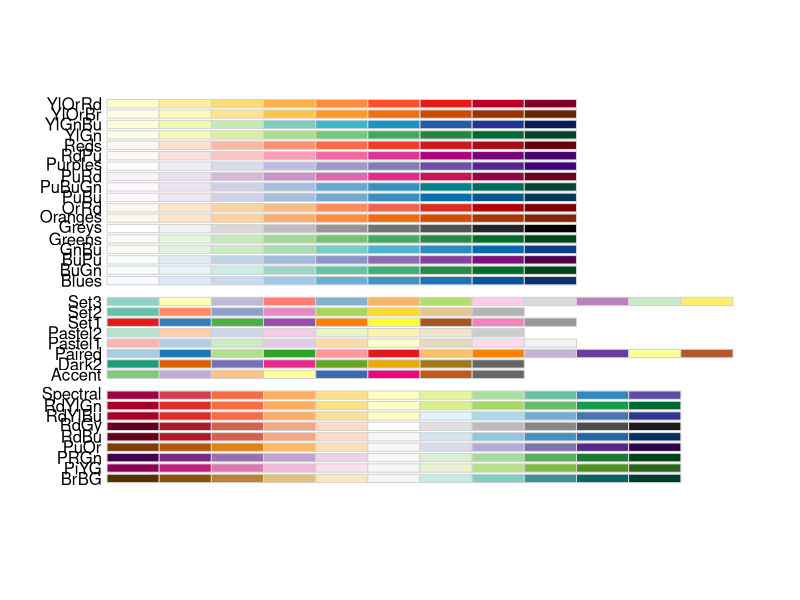
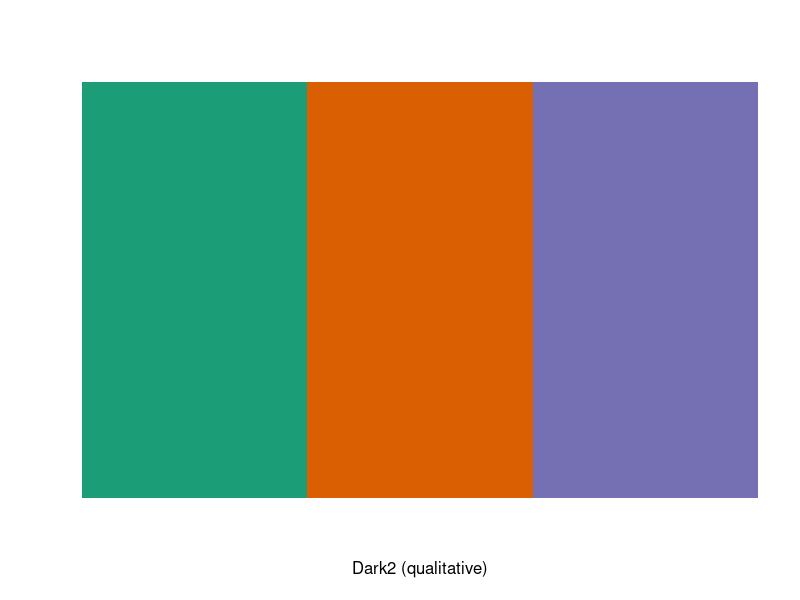
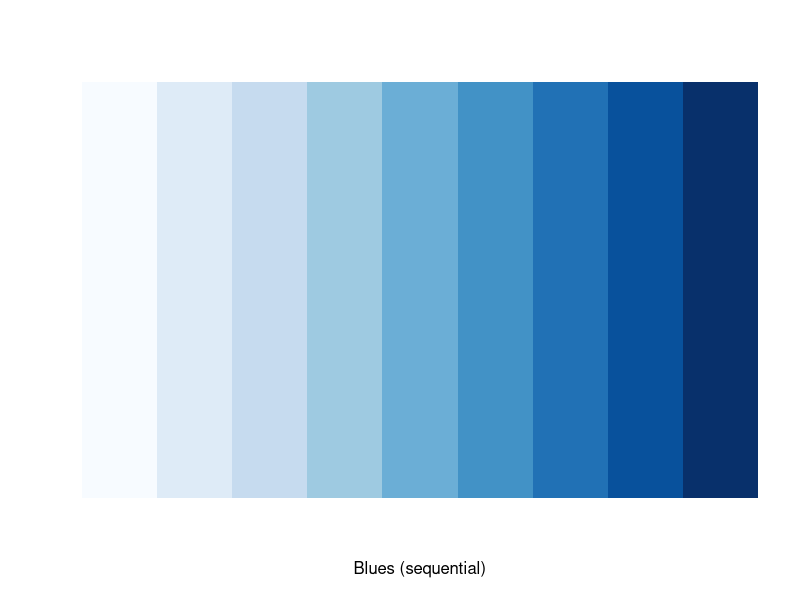
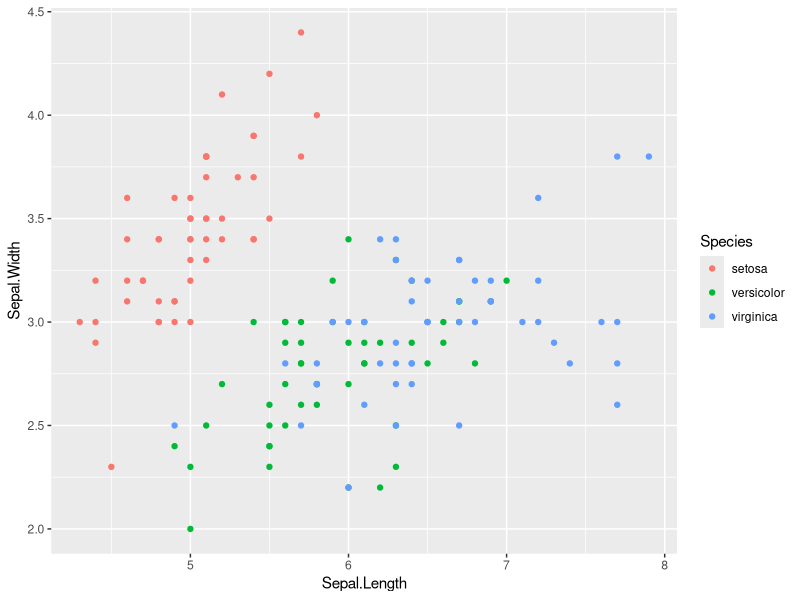
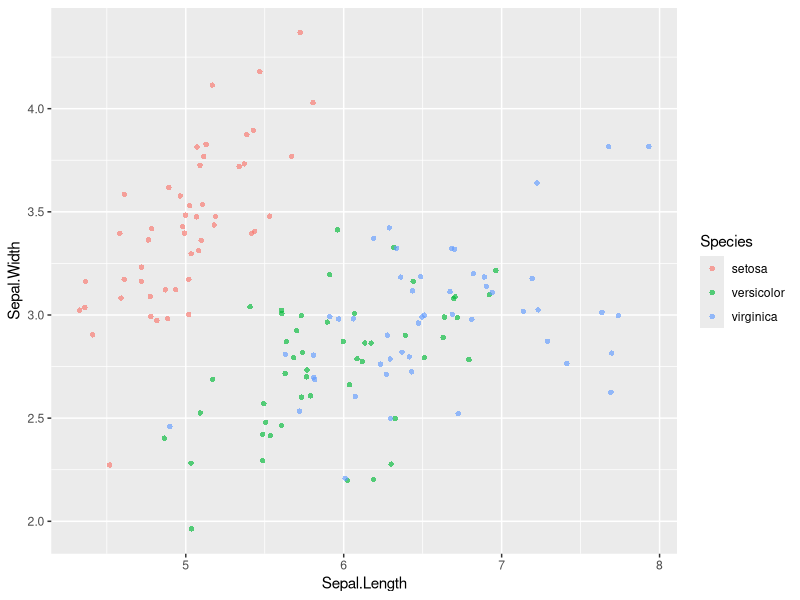
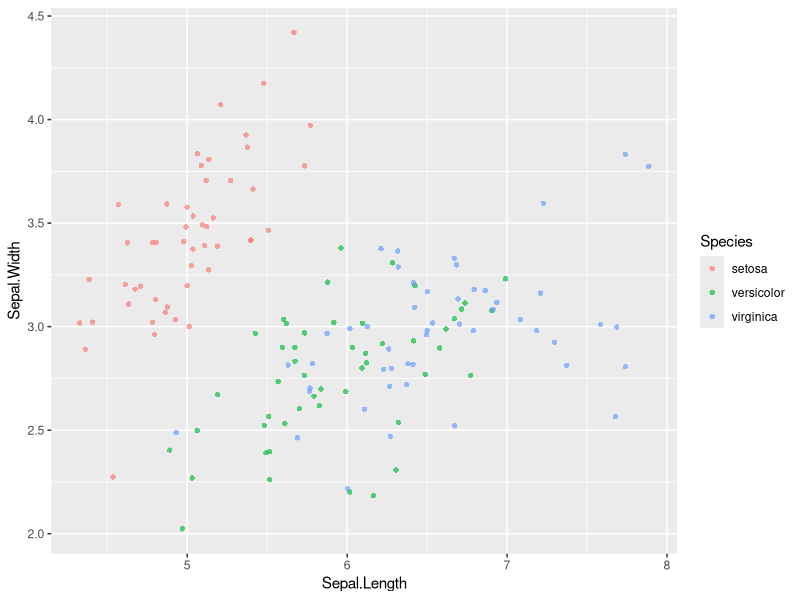
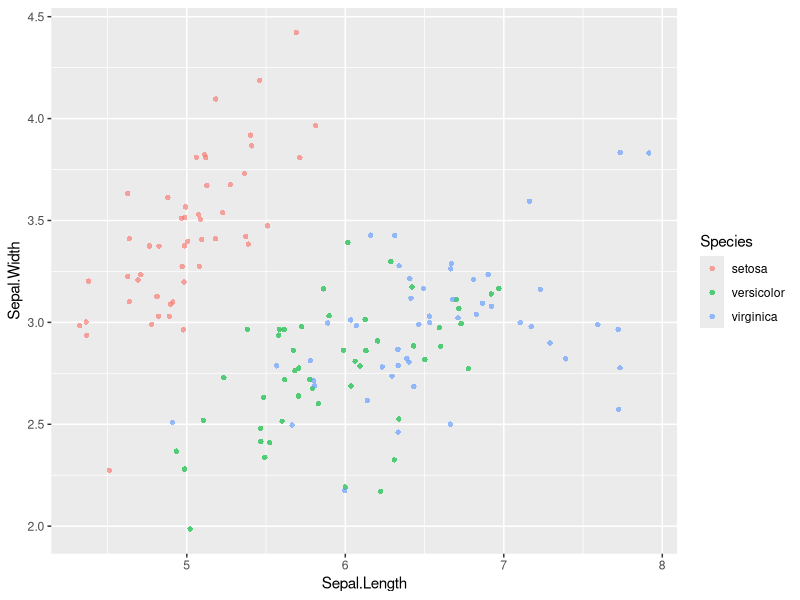
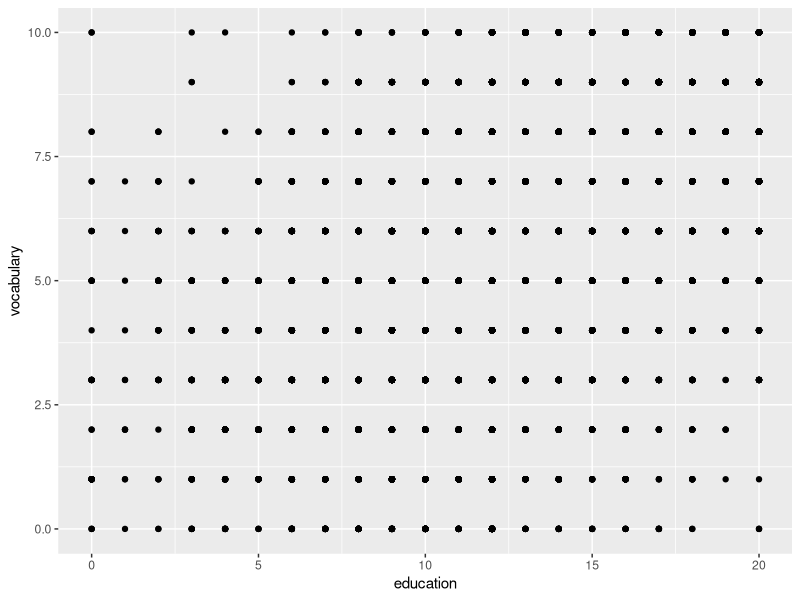

Source code (R) for these figures, in order:
# Coding exercises for Data Visualization
# GSfBS, Köln
# Rick Scavetta
# 27.10.2020
# Notes from the second 2-hour group session

# Using color ----
# Colors can be defined using hex code
myRed <- "#e41a1c" #RRGGBB

# Hexidecimal (base 16): 0-9a-f
# 1-digit: 16 (16^1) 0-9a-f
# 2-digit: 256 (16^2) 00-ff

# Decimal (base 10): 0-9
# 1-digit: 10  (10^1) 0-9
# 2-digit: 100 (10^2) 00-99

# What color is this:
"#000000" # No color - Black
"#FF0000" # Pure red
"#FFFFFF" # All color - White

munsell::plot_hex("#FFFFFF")

# 16 777 216 color combinations
256^3

library(RColorBrewer)
display.brewer.all()
display.brewer.pal(3, "Dark2")

display.brewer.pal(9, "Blues")
brewer.pal(9, "Blues")

# Just get the 4th, 6th and the 8th blue color:
myBlues <- brewer.pal(9, "Blues")[c(4,6,8)]

# Coding challenges:
# Data
iris

# load the package
library(ggplot2)

# 1 - Make base layer (data & aesthetics)
# Sepal Width vs Sepal Length (Y vs X, Y ~ X)
# Colored according to Species
g <- ggplot(iris, aes(x = Sepal.Length, 
                      y = Sepal.Width, 
                      color = Species))


# 2 - Add the geometries layer
# Create basic scatter plot
# This it mostly perfectly fine, but it doesn't 
# guarantee there will be no overplotting, 
# so always consider if it's the right choice.
g + 
  geom_point()

# Causes
# low-precision data
# integer data
# All points on one axis

# Solutions: change alpha in combination with jitter
# Typically use position, here jitter
# 1 - Use the position argument
# Easy, most inflexible
g + 
  geom_point(position = "jitter", alpha = 0.65, shape = 16)

# 2 - Use the geom_jitter()
# Convenient, inflexible but can at least change height and width
g + 
  geom_jitter(alpha = 0.65, shape = 16)

# 3 - Use a position_*() function
# Most flexible and full-featured
posn_j <- position_jitter(seed = 136)
g + 
  geom_point(position = posn_j, alpha = 0.65, shape = 16)

library(car)
str(Vocab)
# vocabulary vs education
p <- ggplot(Vocab, aes(education, vocabulary)) 

# Default
p +
  geom_point()

# alpha, position and 
p +
  geom_point(alpha = 0.25, 
             shape = ".",
             position = posn_j)

# AESTHETIC - MAPPING a variable onto a SCALE (i.e. axis, aes)
# ATTRIBUTE - SETTING how a geometry looks
# ATTR override AES

# Additional exercises ----
# 3 - Add linear models, without background
# 4 - Re-position the legend to the upper left corner
# legend position is in units of npc

# 5 - Change the colors - use Dark2 from color brewer
# or the myBlues colors
# Recall: aesthetics == scales == axis

# 6 - Remove non-data ink
# 7 - Relabel the axes, add a title or caption
# Title: "The Iris Dataset, again!"
# Caption: "Anderson, 1931"

# 8 - Change the aspect ratio
# 9 - Set limits on the x and y axes
# 10 - Extra, remove color and use facets instead

g + 
  geom_jitter(alpha = 0.65, shape = 16)  +
  geom_smooth(se = FALSE, method = "lm") +
  coord_fixed(1, 
              xlim = c(4,8),
              ylim = c(2, 5),
              expand = 0) +
  scale_color_brewer(palette = "Dark2") +
  labs(title = "The Iris Dataset, again!",
       caption = "Anderson, 1931",
       color = "Iris species",
       x = "Sepal Length (cm)",
       y = "Sepal Width (cm)") +
  theme_classic(base_size = 6) +
  theme(axis.text = element_text(color = "black"),
        legend.position = c(0.1, 0.85))

# Saving the plot:
# Raster: png, jpg, gif, bmp, tif
# pixels and resolution
ggsave("myPlot.png", width = 10, height = 8, units = "cm")

# Vector: svg, pdf, ps, eps, il
# instructions to draw an image
# (may have embedded raster images)
ggsave("myPlot.pdf", width = 10, height = 8, units = "cm")

# using scales for limits - FILTERS out data not in the range
# scale_x_continuous(limits = c(4,8), expand = c(0,0)) +
# scale_y_continuous(limits = c(2, 5), expand = c(0,0)) +
  
# quick and easy  
  # scale_color_brewer(palette = "Dark2") +

# Define my own vector
  # scale_color_manual(values = myBlues) +

# Name a color for each group:
# Specifying which group gets which color:
# using a named vecor
myColors_named <- c(virginica = "#377EB8", 
                    setosa = "#4DAF4A", 
                    versicolor = "#984EA3")
munsell::plot_hex(myColors_named)

g + 
  geom_jitter(alpha = 0.65, shape = 16)  +
  geom_smooth(se = FALSE, method = "lm") +
  scale_color_manual(values = myColors_named) +
  theme(legend.position = c(0.1, 0.9))

# other suggestions
# theme(rect = element_blank(),
#       legend.position = c(0.1, 0.9))

